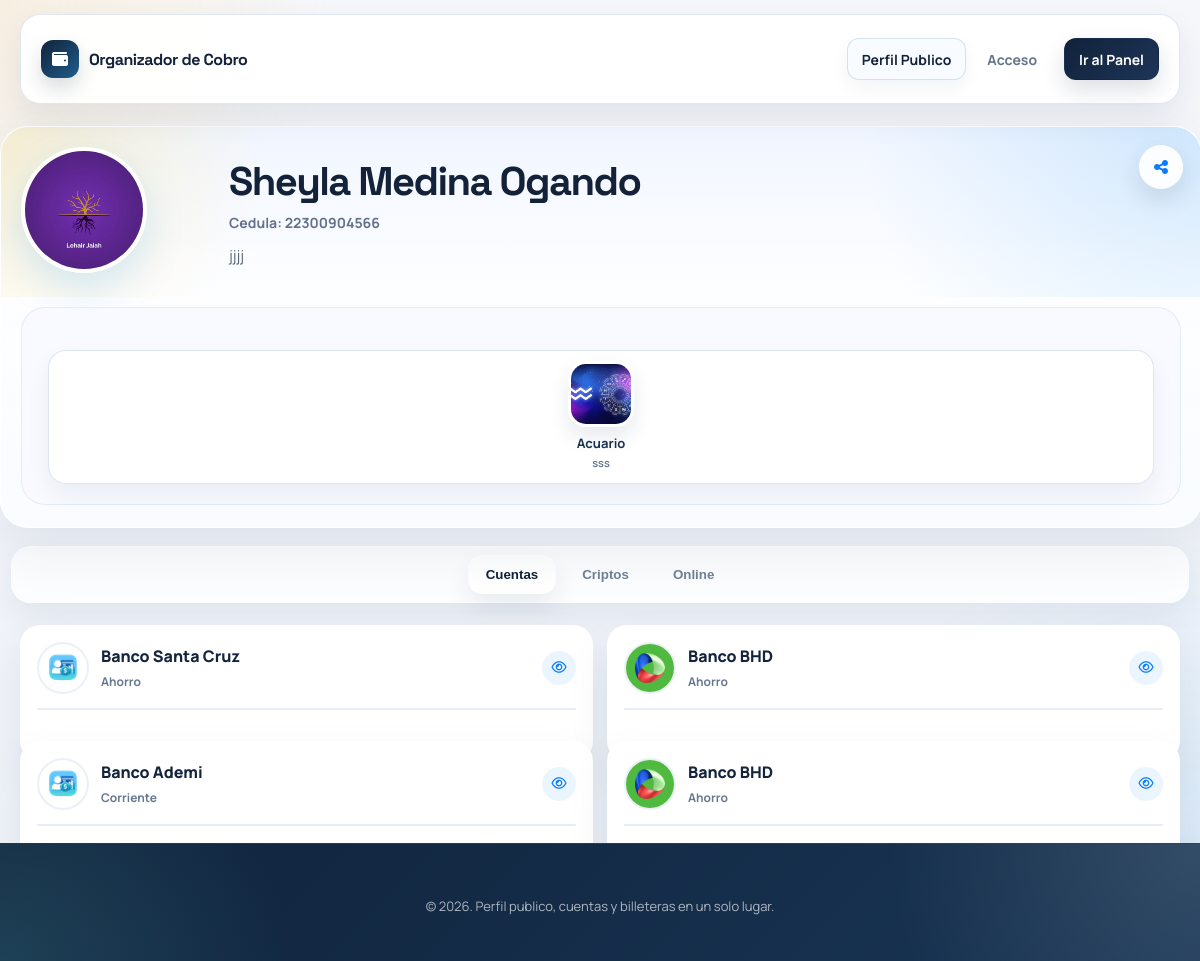
The app's page /perfildecuentas.php?numero=8497071192, older data.
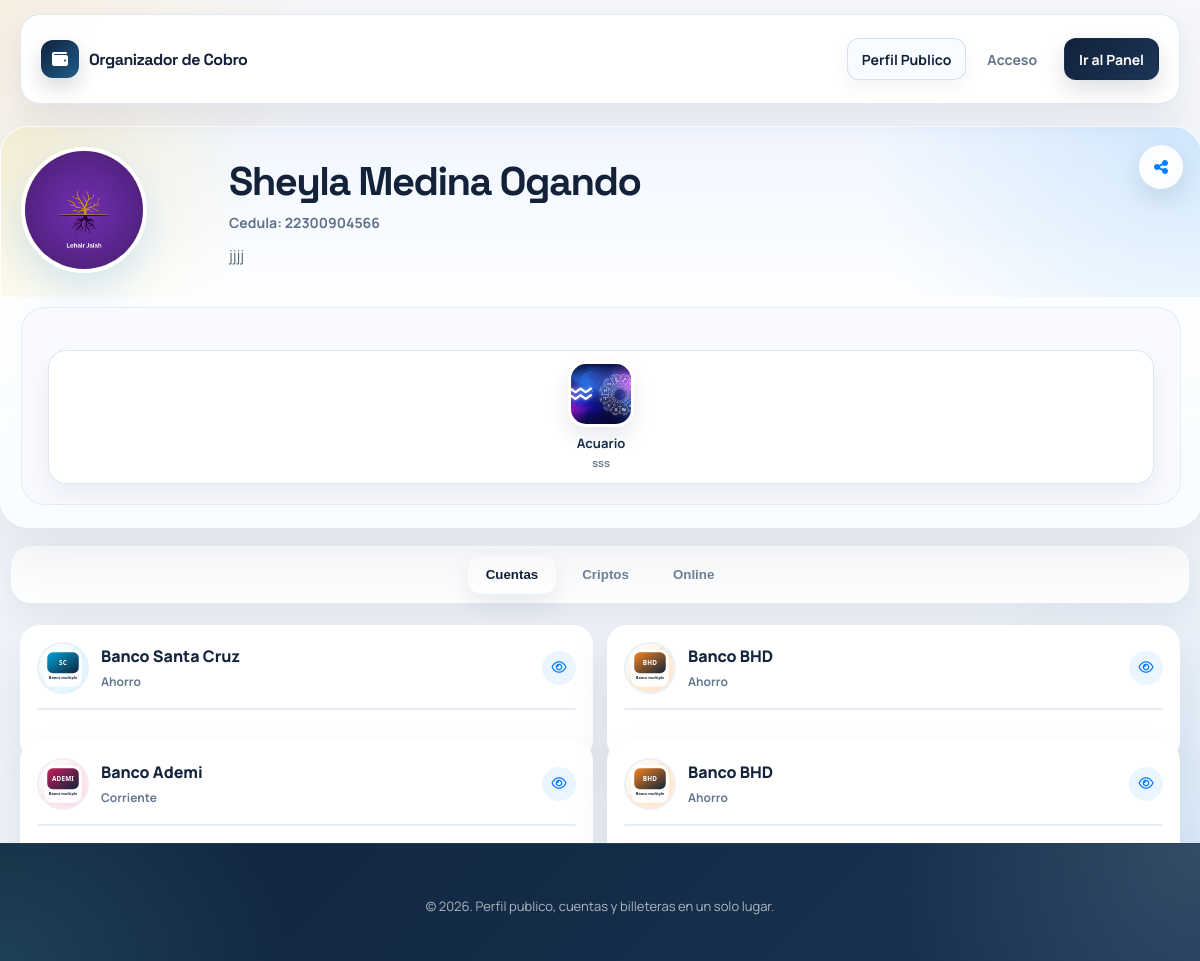
The same page, newer data.
### tables this page shows
CREATE TABLE `usuarios` (
  `id` int NOT NULL AUTO_INCREMENT,
  `nombres` varchar(100) NOT NULL,
  `apellidos` varchar(100) NOT NULL,
  `email` varchar(150) NOT NULL,
  `numero` varchar(20) DEFAULT NULL,
  `password` varchar(255) NOT NULL,
  `fecha_registro` timestamp NULL DEFAULT CURRENT_TIMESTAMP,
  `imagen` varchar(200) NOT NULL DEFAULT 'perfil.png',
  `cedula` varchar(11) NOT NULL DEFAULT '00000000000',
  `resena_personal` varchar(200) NOT NULL DEFAULT 'Sin descripcion personal.',
  PRIMARY KEY (`id`),
  UNIQUE KEY `uk_usuarios_email` (`email`),
  UNIQUE KEY `uk_usuarios_numero` (`numero`)
);

CREATE TABLE `servicios` (
  `id` int NOT NULL AUTO_INCREMENT,
  `usuario_id` int NOT NULL,
  `imagen` varchar(255) DEFAULT NULL,
  `nombre_servicio` varchar(100) DEFAULT NULL,
  `resena` text,
  `enlace` varchar(255) DEFAULT NULL,
  PRIMARY KEY (`id`),
  KEY `idx_servicios_usuario_id` (`usuario_id`),
  CONSTRAINT `fk_servicios_usuario`
    FOREIGN KEY (`usuario_id`) REFERENCES `usuarios` (`id`)
    ON DELETE CASCADE
);

CREATE TABLE `cuentas_bancarias` (
  `id` int NOT NULL AUTO_INCREMENT,
  `usuario_id` int NOT NULL,
  `banco_id` int NOT NULL,
  `tipo_cuenta` enum('Ahorro','Corriente') DEFAULT NULL,
  `numero_cuenta` varchar(50) DEFAULT NULL,
  PRIMARY KEY (`id`),
  KEY `idx_cuentas_usuario_id` (`usuario_id`),
  KEY `idx_cuentas_banco_id` (`banco_id`),
  CONSTRAINT `fk_cuentas_usuario`
    FOREIGN KEY (`usuario_id`) REFERENCES `usuarios` (`id`)
    ON DELETE CASCADE,
  CONSTRAINT `fk_cuentas_banco`
    FOREIGN KEY (`banco_id`) REFERENCES `bancos` (`id`)
    ON DELETE CASCADE
);

CREATE TABLE `bancos` (
  `id` int NOT NULL AUTO_INCREMENT,
  `pais_id` int NOT NULL,
  `nombre` varchar(100) NOT NULL,
  `icono` varchar(200) NOT NULL DEFAULT 'images.png',
  `activo` tinyint(1) NOT NULL DEFAULT '1',
  PRIMARY KEY (`id`),
  KEY `idx_bancos_pais_id` (`pais_id`),
  UNIQUE KEY `uk_bancos_pais_nombre` (`pais_id`, `nombre`),
  CONSTRAINT `fk_bancos_pais`
    FOREIGN KEY (`pais_id`) REFERENCES `paises` (`id`)
    ON DELETE RESTRICT
);

### perfildecuentas.php (called while the page is built, shortened)
<?php
require_once __DIR__ . '/includes/bootstrap.php';
$numero = app_normalize_phone($_GET['numero'] ?? '');
$user = app_fetch_user_by_phone($conn, $numero);
$userId = (int) $user['id'];
$collections = app_fetch_profile_collections($conn, $userId);
$publicHref = !empty($user['numero']) ? 'perfildecuentas.php?numero=' . rawurlencode((string) $user['numero']) : '#';
app_render_profile_header($user, $collections['servicios'], [
    'editable' => false,
    'share_title' => 'Perfil de ' . ($user['nombres'] ?? 'usuario'),
    'share_url' => $publicHref,
]);
app_render_accounts_section($collections['cuentas'], false);

### includes/app_data.php (called while the page is built, shortened)
<?php
function app_fetch_rows(mysqli $conn, string $sql): array
{
    $result = mysqli_query($conn, $sql);
    return $result ? mysqli_fetch_all($result, MYSQLI_ASSOC) : [];
}
function app_fetch_user_by_phone(mysqli $conn, string $phone): ?array
{
    $normalizedPhone = app_normalize_phone($phone);
    $stmt = mysqli_prepare($conn, "SELECT * FROM usuarios WHERE numero = ? LIMIT 1");
    mysqli_stmt_bind_param($stmt, "s", $normalizedPhone);
    mysqli_stmt_execute($stmt);
    $result = mysqli_stmt_get_result($stmt);
    $user = $result ? mysqli_fetch_assoc($result) : null;
    return $user ?: null;
}
function app_fetch_profile_collections(mysqli $conn, int $userId): array
{
    return [
        'servicios' => app_fetch_rows($conn, "SELECT * FROM servicios WHERE usuario_id = {$userId} ORDER BY id DESC"),
        'cuentas' => app_fetch_rows(
            $conn,
            "SELECT cb.id, cb.usuario_id, cb.banco_id, cb.tipo_cuenta, cb.numero_cuenta, b.nombre AS banco, b.icono AS imagen, b.pais_id, p.nombre AS pais_nombre
             FROM cuentas_bancarias cb
             INNER JOIN bancos b ON b.id = cb.banco_id
             INNER JOIN paises p ON p.id = b.pais_id
             WHERE cb.usuario_id = {$userId}
             ORDER BY cb.id DESC"
        ),
        'criptos' => app_fetch_rows(
            $conn,
            "SELECT cw.id, cw.usuario_id, cw.cripto_activo_id, cw.referencia_cripto_id, rc.nombre AS referencia, rc.tipo AS referencia_tipo, cw.direccion, cw.memo_tag, ca.nombre AS moneda, ca.red, ca.icono AS imagen
             FROM cripto_wallets cw
             INNER JOIN cripto_activos ca ON ca.id = cw.cripto_activo_id
             LEFT JOIN referencias_cripto rc ON rc.id = cw.referencia_cripto_id
             WHERE cw.usuario_id = {$userId}
             ORDER BY cw.id DESC"
        ),
        'pagos' => app_fetch_rows(
            $conn,
            "SELECT po.id, po.usuario_id, po.proveedor_pago_online_id, po.enlace, ppo.nombre AS plataforma, ppo.icono AS imagen
             FROM pagos_online po
             INNER JOIN proveedores_pago_online ppo ON ppo.id = po.proveedor_pago_online_id
             WHERE po.usuario_id = {$userId}
             ORDER BY po.id DESC"
        ),
    ];
}

### helpers.php (called while the page is built, shortened)
<?php
function app_e(?string $value): string
{
    return htmlspecialchars((string) $value, ENT_QUOTES, 'UTF-8');
}
function app_normalize_phone(?string $phone): string
{
    return preg_replace('/\D+/', '', (string) $phone) ?? '';
}
function app_asset_url(?string $value, array $folders = ['uploads', 'imagen'], string $fallback = 'imagen/perfil.png'): string
{
    $value = trim((string) $value);
    $normalized = str_replace('\\', '/', $value);
    if (str_contains($normalized, '/')) {
        return $normalized;
    }
    foreach ($folders as $folder) {
        $candidate = __DIR__ . DIRECTORY_SEPARATOR . $folder . DIRECTORY_SEPARATOR . $normalized;
        if (is_file($candidate)) {
            return $folder . '/' . $normalized;
        }
    }
    return $fallback;
}

### includes/profile_components.php (the view, shortened to what the rows shown need)
<?php
function app_render_profile_header(array $user, array $services, array $options = []): void
{
    $editable = (bool) ($options['editable'] ?? false);
    $compactEmptyServices = (bool) ($options['compact_empty_services'] ?? false);
    $profileImage = app_asset_url($user['imagen'] ?? 'perfil.png', ['uploads', 'imagen'], 'uploads/perfil.png');
    $fullName = trim(($user['nombres'] ?? '') . ' ' . ($user['apellidos'] ?? ''));
    $description = trim((string) ($user['resena_personal'] ?? ''));
    $hasServices = !empty($services);
    echo '<header class="header">';
    echo '<div class="profile-hero">';
    echo '<div class="profile-header"><div class="profile-wrapper">';
    echo '<img src="' . app_e($profileImage) . '" class="profile-main js-open-profile-modal" alt="' . app_e($user['nombres'] ?? 'Perfil') . '">';
    echo '</div></div>';
    echo '<div class="profile-summary">';
    echo '<h1 class="profile-name">' . app_e($fullName !== '' ? $fullName : ($user['nombres'] ?? '')) . '</h1>';
    echo '<p class="profile-id">Cedula: ' . app_e($user['cedula'] ?? '') . '</p>';
    if ($description !== '') {
        echo '<p class="profile-description">' . app_e($description) . '</p>';
    }
    echo '</div></div>';
    if ($hasServices || $editable) {
        if ($compactEmptyServices && !$hasServices && $editable) {
            echo '<section class="mini-profiles-block mini-profiles-block--compact">';
            echo '<div class="mini-profiles-compact-row">';
            echo '<div class="mini-profiles-compact-copy">';
            echo '<button type="button" class="mini-profiles-compact-btn js-open-modal" data-modal-target="servicio"><i class="fa-solid fa-bolt"></i> Agregar acceso rapido</button>';
            echo '</div></section>';
        } else {
            echo '<section class="mini-profiles-block">';
            echo '<div class="mini-profiles-scroll">';
            foreach ($services as $servicio) {
                $serviceImage = app_asset_url($servicio['imagen'] ?? '', ['uploads', 'imagen'], 'imagen/perfil.png');
                $serviceTitle = trim((string) ($servicio['nombre_servicio'] ?? ''));
                $serviceText = trim((string) ($servicio['resena'] ?? ''));
                echo '<button type="button" class="mini-profile js-mini-profile"';
                echo ' data-service-id="' . (int) $servicio['id'] . '"';
                echo ' data-service-img="' . app_e($serviceImage) . '"';
                echo ' data-service-title="' . app_e($serviceTitle) . '"';
                echo ' data-service-text="' . app_e($serviceText) . '"';
                echo ' data-service-link="' . app_e($servicio['enlace'] ?? '') . '"';
                echo ' data-service-image-name="' . app_e($servicio['imagen'] ?? '') . '"';
                echo '>';
                echo '<span class="mini-profile__media"><img src="' . app_e($serviceImage) . '" alt="' . app_e($serviceTitle !== '' ? $serviceTitle : 'Servicio') . '"></span>';
                echo '<span class="mini-profile__body">';
                echo '<span class="mini-profile__title">' . app_e($serviceTitle) . '</span>';
                echo '<span class="mini-profile__meta">' . app_e($serviceText !== '' ? $serviceText : 'Toca para ver los detalles de este servicio.') . '</span>';
                echo '</span>';
                echo '</button>';
            }
            echo '</div></section>';
        }
    }
    echo '</header>';
}
function app_render_accounts_section(array $accounts, bool $editable = false): void
{
    echo '<main id="Cuentas" class="tabcontent is-active"><div class="cards">';
    foreach ($accounts as $account) {
        $image = app_asset_url($account['imagen'] ?? '', ['imagen', 'uploads'], 'imagen/images.png');
        echo '<div class="card"><div class="card-top">';
        echo '<img src="' . app_e($image) . '" alt="' . app_e($account['banco'] ?? 'Banco') . '">';
        echo '<div class="card-content">';
        echo '<h3>' . app_e($account['banco'] ?? '') . '</h3>';
        echo '<p class="card-meta">' . app_e($account['tipo_cuenta'] ?? '') . '</p>';
        echo '</div><div class="card-actions">';
        echo '<button type="button" class="toggle-btn js-toggle-gate" aria-label="Mostrar detalles de cuenta"><i class="fa-regular fa-eye"></i></button>';
        echo '</div></div>';
        echo '<div class="gate"><div class="gate-inner"><div class="copy-stack">';
        echo '<div class="copy-row">';
        echo '</div></div></div></div></div>';
    }
    echo '</div></main>';
}

Row changes from the older to the newer data that the page shows:
changed through a linked row, cuentas_bancarias "Banco Santa Cruz": banco.icono: a different picture
changed through a linked row, cuentas_bancarias (number 2 of 4 on the later page): banco.icono: a different picture
changed through a linked row, cuentas_bancarias "Corriente": banco.icono: a different picture
changed through a linked row, cuentas_bancarias (number 4 of 4 on the later page): banco.icono: a different picture
